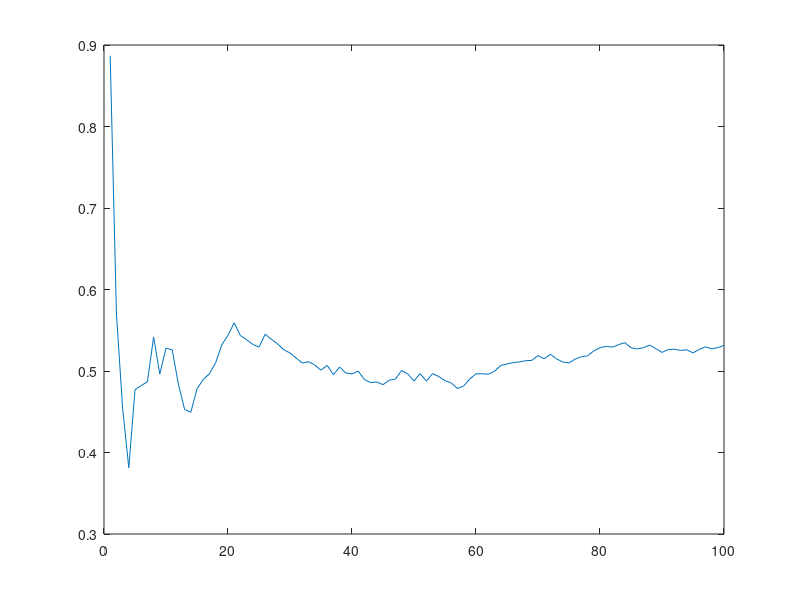

MATLAB code to generate this figure:
% Example vector A
A = rand(1, 100);

% Initialize vector B with zeros
B = [];
sum = 0;
% Calculate running average
for i = 1:length(A)
    sum = sum + A(i);
    B(i)= sum / i;
end

% Print vector B
fprintf('%.2f \n', B)
close all
plot(B)

